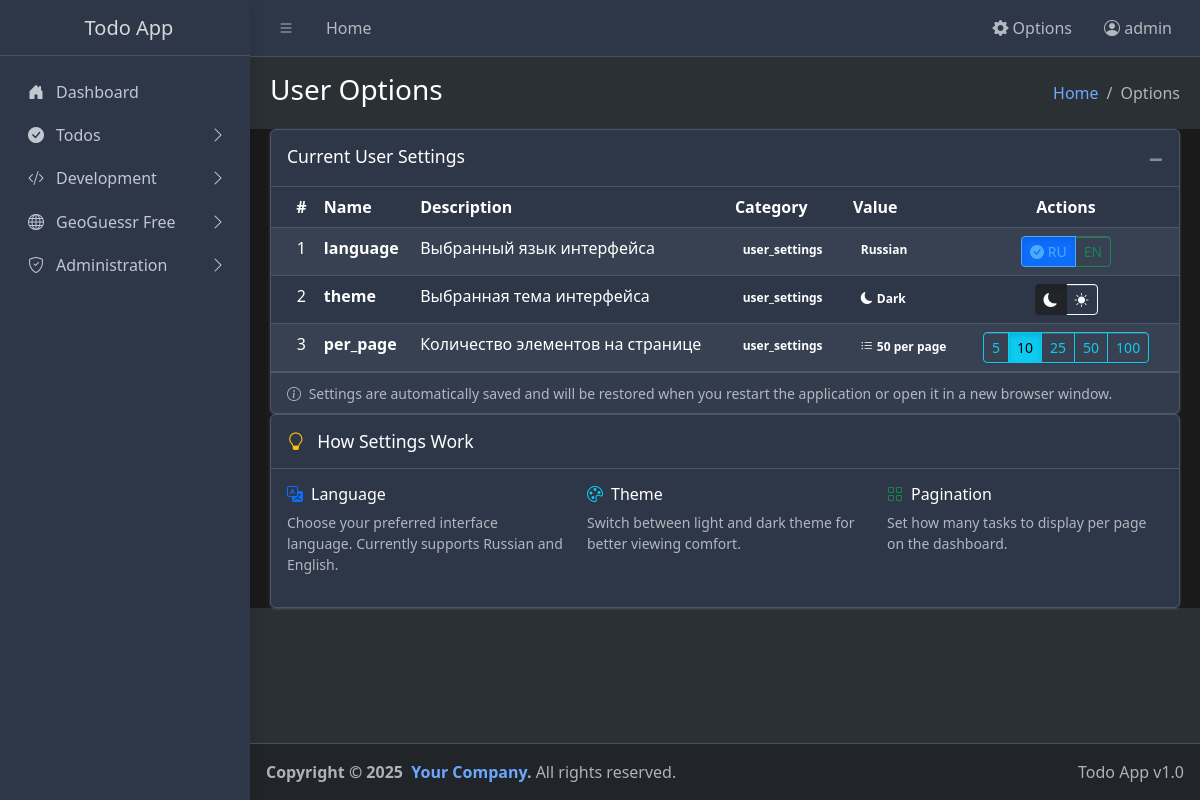
The app's page /options (signed in), older data.
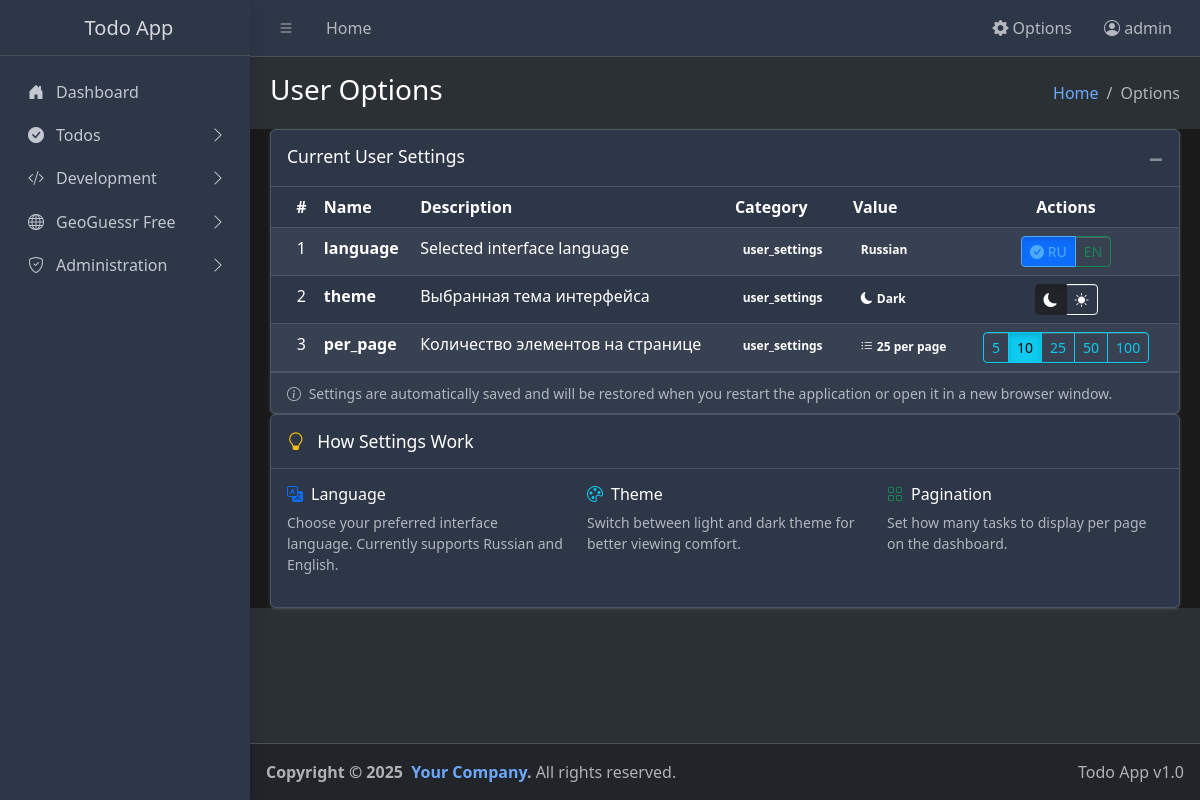
The same page, newer data.
### app.py (models this page shows, shortened)
class Options(db.Model):
    id = db.Column(db.Integer, primary_key=True)
    name = db.Column(db.String(100), nullable=False)
    description = db.Column(db.Text)
    user_id = db.Column(db.Integer, nullable=True)  # None for global options
    category = db.Column(db.String(50))
    value = db.Column(db.Text)

### app.py (the view)
@app.route('/options')
@login_required
def view_options():
    if not is_admin():
        flash(_('Access denied. Administrator rights required.'))
        return redirect(url_for('index'))
    user_options = Options.query.filter_by(user_id=None, category='user_settings').all()
    return render_template('options.html', options=user_options)

### app.py (called while the page is built, shortened)
def get_locale():
    try:
        from flask import g
        if hasattr(g, 'babel_locale') and g.babel_locale:
            logger.debug(f"get_locale from g: {g.babel_locale}")
            return g.babel_locale
    except Exception as e:
        logger.error(f"Error in get_locale: {e}")
        return app.config['BABEL_DEFAULT_LOCALE']

@app.before_request
def load_user_settings():
    if 'language' not in session:
        session['language'] = app.config['BABEL_DEFAULT_LOCALE']
    if 'theme' not in session:
        session['theme'] = 'dark'
    if 'per_page' not in session:
        session['per_page'] = 10
    from flask import g
    g.babel_locale = session.get('language', app.config['BABEL_DEFAULT_LOCALE'])

@login_manager.user_loader
def load_user(user_id):
    return User.query.get(int(user_id))

def is_admin():
    return current_user.is_authenticated and current_user.role.name == 'admin'

### templates/options.html (shortened to what the changed rows need)
{% extends "base.html" %}
{% block content %}
<div class="row">
  <div class="col-12">
    <div class="card">
      <div class="card-body p-0">
        <div class="table-responsive">
          <table class="table table-striped table-hover mb-0">
            <thead class="table-dark">
              <tr>
                <th class="text-center">#</th>
                <th>{{ _('Name') }}</th>
                <th>{{ _('Description') }}</th>
                <th>{{ _('Category') }}</th>
                <th>{{ _('Value') }}</th>
                <th class="text-center">{{ _('Actions') }}</th>
              </tr>
            </thead>
            <tbody>
              {% if options %}
                {% for option in options %}
                <tr>
                  <td class="text-center">{{ option.id }}</td>
                  <td>
                    <strong>{{ option.name }}</strong>
                  </td>
                  <td>{{ option.description or _('No description') }}</td>
                  <td>
                    <span class="badge badge-secondary">{{ option.category }}</span>
                  </td>
                  <td>
                    {% if option.name == 'language' %}
                      {% if option.value == 'ru' %}
                        <span class="badge badge-primary">{{ _('Russian') }}</span>
                      {% elif option.value == 'en' %}
                        <span class="badge badge-success">{{ _('English') }}</span>
                      {% else %}
                        <span class="badge badge-secondary">{{ option.value }}</span>
                      {% endif %}
                    {% elif option.name == 'theme' %}
                      {% if option.value == 'dark' %}
                        <span class="badge badge-dark">
                          <i class="bi bi-moon-fill me-1"></i>{{ _('Dark') }}
                        </span>
                      {% elif option.value == 'light' %}
                        <span class="badge badge-light text-dark">
                          <i class="bi bi-sun-fill me-1"></i>{{ _('Light') }}
                        </span>
                      {% else %}
                        <span class="badge badge-secondary">{{ option.value }}</span>
                      {% endif %}
                    {% elif option.name == 'per_page' %}
                      <span class="badge badge-info">
                        <i class="bi bi-list-ul me-1"></i>{{ option.value }} {{ _('per page') }}
                      </span>
                    {% else %}
                      <code>{{ option.value }}</code>
                    {% endif %}
                  </td>
                  <td class="text-center">
                    {% if option.name == 'language' %}
                      <div class="btn-group btn-group-sm">
                        <a href="{{ url_for('set_language', lang='ru') }}" class="btn btn-outline-primary{% if session.get('language', 'ru') == 'ru' %} active{% endif %}" title="{{ _('Switch to Russian') }}">
                          <i class="bi bi-check-circle-fill{% if session.get('language', 'ru') != 'ru' %} d-none{% endif %}"></i> RU
                        </a>
                        <a href="{{ url_for('set_language', lang='en') }}" class="btn btn-outline-success{% if session.get('language', 'ru') == 'en' %} active{% endif %}" title="{{ _('Switch to English') }}">
                          <i class="bi bi-check-circle-fill{% if session.get('language', 'ru') != 'en' %} d-none{% endif %}"></i> EN
                        </a>
                      </div>
                    {% elif option.name == 'theme' %}
                      <div class="btn-group btn-group-sm">
                        <a href="{{ url_for('set_theme', theme='dark') }}" class="btn btn-outline-dark{% if session.get('theme', 'dark') == 'dark' %} active{% endif %}" title="{{ _('Switch to Dark theme') }}">
                          <i class="bi bi-moon-fill"></i>
                        </a>
                        <a href="{{ url_for('set_theme', theme='light') }}" class="btn btn-outline-light{% if session.get('theme', 'dark') == 'light' %} active{% endif %}" title="{{ _('Switch to Light theme') }}">
                          <i class="bi bi-sun-fill"></i>
                        </a>
                      </div>
                    {% elif option.name == 'per_page' %}
                      <div class="btn-group btn-group-sm">
                        {% for pages in [5, 10, 25, 50, 100] %}
                          <a href="{{ url_for('set_pagination', per_page=pages) }}" class="btn btn-outline-info{% if session.get('per_page', 10)|string == pages|string %} active{% endif %}" title="{{ pages }} {{ _('per page') }}">
                            {{ pages }}
                          </a>
                        {% endfor %}
                      </div>
                    {% endif %}
                  </td>
                </tr>
                {% endfor %}
              {% endif %}
            </tbody>
          </table>
        </div>
      </div>
    </div>
    <div class="card">
      <div class="card-body">
        <div class="row">
          <div class="col-md-4">
            <h6><i class="bi bi-translate text-primary me-2"></i>{{ _('Language') }}</h6>
            <p class="small text-muted">{{ _('Choose your preferred interface language. Currently supports Russian and English.') }}</p>
          </div>
        </div>
      </div>
    </div>
  </div>
</div>
{% endblock %}

Row changes from the older to the newer data that the page shows:
changed Options "language": description "Выбранный язык интерфейса" → "Selected interface language"
changed Options "per_page": value "50" → "25"
